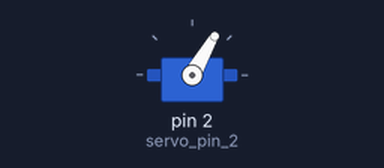
Simulated run of this sketch. Board: Arduino Uno, built with avr-gcc and run on an emulated ATmega328P. Shown: servo.

Above: at 0.1 s.
At 1.1 s:
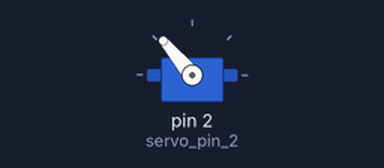
Timing chart, 0 to 2.6 s (numbered marks = the images above):
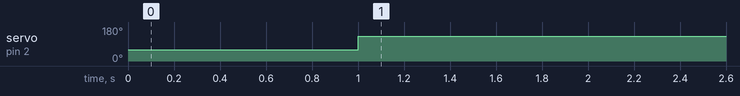

Measured:
- by itself, servo on pin 2 (servo_pin_2): 60° → 130° at 1.0 s

The sketch:

Key-No.8_Servo.ino
```cpp
#include <Servo.h>
Servo servo_pin_2;


void setup()
{

servo_pin_2.attach(2,530,2600);


servo_pin_2.write(60);
delay(1000);
servo_pin_2.write(130);

}


void loop()
{

}
```
